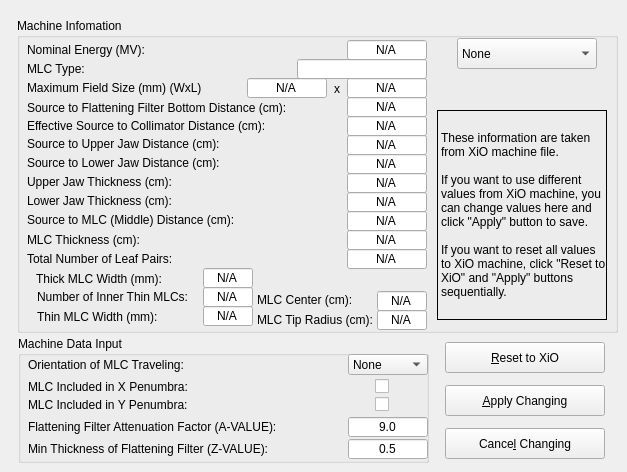
    <widget class="QWidget" name="TabPage_1">
     <attribute name="title">
      <string>Spec(&amp;1)</string>
     </attribute>
     <widget class="QPushButton" name="cancelButton">
      <property name="geometry">
       <rect>
        <x>445</x>
        <y>428</y>
        <width>160</width>
        <height>31</height>
       </rect>
      </property>
      <property name="focusPolicy">
       <enum>Qt::StrongFocus</enum>
      </property>
      <property name="text">
       <string>Cance&amp;l Changing</string>
      </property>
      <property name="shortcut">
       <string>Alt+C</string>
      </property>
     </widget>
     <widget class="QGroupBox" name="groupBoxMachineInput">
      <property name="geometry">
       <rect>
        <x>18</x>
        <y>336</y>
        <width>411</width>
        <height>127</height>
       </rect>
      </property>
      <property name="title">
       <string>Machine Data Input</string>
      </property>
      <widget class="QLabel" name="AvalLabel">
       <property name="geometry">
        <rect>
         <x>10</x>
         <y>81</y>
         <width>310</width>
         <height>20</height>
        </rect>
       </property>
       <property name="text">
        <string>Flattening Filter Attenuation Factor (A-VALUE):</string>
       </property>
       <property name="wordWrap">
        <bool>false</bool>
       </property>
      </widget>
      <widget class="QLabel" name="oMLCLabel">
       <property name="geometry">
        <rect>
         <x>10</x>
         <y>19</y>
         <width>310</width>
         <height>20</height>
        </rect>
       </property>
       <property name="text">
        <string>Orientation of MLC Traveling:</string>
       </property>
       <property name="wordWrap">
        <bool>false</bool>
       </property>
      </widget>
      <widget class="QCheckBox" name="xMLCcheckBox">
       <property name="geometry">
        <rect>
         <x>357</x>
         <y>40</y>
         <width>20</width>
         <height>21</height>
        </rect>
       </property>
       <property name="text">
        <string/>
       </property>
      </widget>
      <widget class="QComboBox" name="oMLCcomboBox">
       <property name="geometry">
        <rect>
         <x>330</x>
         <y>18</y>
         <width>80</width>
         <height>21</height>
        </rect>
       </property>
       <item>
        <property name="text">
         <string>None</string>
        </property>
       </item>
       <item>
        <property name="text">
         <string>X</string>
        </property>
       </item>
       <item>
        <property name="text">
         <string>Y</string>
        </property>
       </item>
      </widget>
      <widget class="QLineEdit" name="ZvalLineEdit">
       <property name="geometry">
        <rect>
         <x>330</x>
         <y>103</y>
         <width>80</width>
         <height>20</height>
        </rect>
       </property>
       <property name="text">
        <string>0.5</string>
       </property>
       <property name="alignment">
        <set>Qt::AlignHCenter</set>
       </property>
      </widget>
      <widget class="QLabel" name="xMLCLabel">
       <property name="geometry">
        <rect>
         <x>10</x>
         <y>41</y>
         <width>250</width>
         <height>20</height>
        </rect>
       </property>
       <property name="text">
        <string>MLC Included in X Penumbra:</string>
       </property>
       <property name="wordWrap">
        <bool>false</bool>
       </property>
      </widget>
      <widget class="QLineEdit" name="AvalLineEdit">
       <property name="geometry">
        <rect>
         <x>330</x>
         <y>81</y>
         <width>80</width>
         <height>20</height>
        </rect>
       </property>
       <property name="text">
        <string>9.0</string>
       </property>
       <property name="alignment">
        <set>Qt::AlignHCenter</set>
       </property>
      </widget>
      <widget class="QLabel" name="yMLCLabel">
       <property name="geometry">
        <rect>
         <x>10</x>
         <y>59</y>
         <width>250</width>
         <height>20</height>
        </rect>
       </property>
       <property name="text">
        <string>MLC Included in Y Penumbra:</string>
       </property>
       <property name="wordWrap">
        <bool>false</bool>
       </property>
      </widget>
      <widget class="QCheckBox" name="yMLCcheckBox">
       <property name="geometry">
        <rect>
         <x>357</x>
         <y>58</y>
         <width>20</width>
         <height>21</height>
        </rect>
       </property>
       <property name="text">
        <string/>
       </property>
      </widget>
      <widget class="QLabel" name="ZvalLabel">
       <property name="geometry">
        <rect>
         <x>10</x>
         <y>103</y>
         <width>310</width>
         <height>20</height>
        </rect>
       </property>
       <property name="text">
        <string>Min Thickness of Flattening Filter (Z-VALUE):</string>
       </property>
       <property name="wordWrap">
        <bool>false</bool>
       </property>
      </widget>
     </widget>
     <widget class="QPushButton" name="saveButton">
      <property name="geometry">
       <rect>
        <x>445</x>
        <y>385</y>
        <width>160</width>
        <height>31</height>
       </rect>
      </property>
      <property name="focusPolicy">
       <enum>Qt::TabFocus</enum>
      </property>
      <property name="text">
       <string>&amp;Apply Changing</string>
      </property>
      <property name="shortcut">
       <string>Alt+A</string>
      </property>
     </widget>
     <widget class="QGroupBox" name="groupBoxMachineInfo">
      <property name="geometry">
       <rect>
        <x>17</x>
        <y>18</y>
        <width>601</width>
        <height>315</height>
       </rect>
      </property>
      <property name="title">
       <string>Machine Infomation</string>
      </property>
      <widget class="QLabel" name="SFDLabel">
       <property name="geometry">
        <rect>
         <x>10</x>
         <y>80</y>
         <width>310</width>
         <height>20</height>
        </rect>
       </property>
       <property name="text">
        <string>Source to Flattening Filter Bottom Distance (cm):</string>
       </property>
       <property name="wordWrap">
        <bool>false</bool>
       </property>
      </widget>
      <widget class="QLineEdit" name="UJTLineEdit">
       <property name="geometry">
        <rect>
         <x>330</x>
         <y>155</y>
         <width>80</width>
         <height>20</height>
        </rect>
       </property>
       <property name="text">
        <string>N/A</string>
       </property>
       <property name="alignment">
        <set>Qt::AlignHCenter</set>
       </property>
      </widget>
      <widget class="QLabel" name="SUJDLabel">
       <property name="geometry">
        <rect>
         <x>10</x>
         <y>116</y>
         <width>310</width>
         <height>20</height>
        </rect>
       </property>
       <property name="text">
        <string>Source to Upper Jaw Distance (cm):</string>
       </property>
       <property name="wordWrap">
        <bool>false</bool>
       </property>
      </widget>
      <widget class="QLabel" name="cMLCLabel">
       <property name="geometry">
        <rect>
         <x>240</x>
         <y>272</y>
         <width>100</width>
         <height>20</height>
        </rect>
       </property>
       <property name="text">
        <string>MLC Center (cm):</string>
       </property>
       <property name="wordWrap">
        <bool>false</bool>
       </property>
      </widget>
      <widget class="QLineEdit" name="EnergyLineEdit">
       <property name="geometry">
        <rect>
         <x>330</x>
         <y>22</y>
         <width>80</width>
         <height>20</height>
        </rect>
       </property>
       <property name="text">
        <string>N/A</string>
       </property>
       <property name="alignment">
        <set>Qt::AlignHCenter</set>
       </property>
      </widget>
      <widget class="QLabel" name="MaxFSLabel">
       <property name="geometry">
        <rect>
         <x>10</x>
         <y>60</y>
         <width>200</width>
         <height>20</height>
        </rect>
       </property>
       <property name="text">
        <string>Maximum Field Size (mm) (WxL)</string>
       </property>
       <property name="wordWrap">
        <bool>false</bool>
       </property>
      </widget>
      <widget class="QLabel" name="MLCLabel">
       <property name="geometry">
        <rect>
         <x>10</x>
         <y>41</y>
         <width>130</width>
         <height>20</height>
        </rect>
       </property>
       <property name="frameShape">
        <enum>QFrame::NoFrame</enum>
       </property>
       <property name="frameShadow">
        <enum>QFrame::Plain</enum>
       </property>
       <property name="text">
        <string>MLC Type:</string>
       </property>
       <property name="wordWrap">
        <bool>false</bool>
       </property>
      </widget>
      <widget class="QLineEdit" name="LJTLineEdit">
       <property name="geometry">
        <rect>
         <x>330</x>
         <y>174</y>
         <width>80</width>
         <height>20</height>
        </rect>
       </property>
       <property name="text">
        <string>N/A</string>
       </property>
       <property name="alignment">
        <set>Qt::AlignHCenter</set>
       </property>
      </widget>
      <widget class="QLabel" name="thMLCLabel">
       <property name="geometry">
        <rect>
         <x>20</x>
         <y>288</y>
         <width>150</width>
         <height>21</height>
        </rect>
       </property>
       <property name="text">
        <string>Thin MLC Width (mm):</string>
       </property>
       <property name="wordWrap">
        <bool>false</bool>
       </property>
      </widget>
      <widget class="QLineEdit" name="rMLCLineEdit">
       <property name="geometry">
        <rect>
         <x>360</x>
         <y>292</y>
         <width>50</width>
         <height>20</height>
        </rect>
       </property>
       <property name="text">
        <string>N/A</string>
       </property>
       <property name="alignment">
        <set>Qt::AlignHCenter</set>
       </property>
      </widget>
      <widget class="QLineEdit" name="MaxFSLLineEdit">
       <property name="geometry">
        <rect>
         <x>330</x>
         <y>60</y>
         <width>80</width>
         <height>20</height>
        </rect>
       </property>
       <property name="text">
        <string>N/A</string>
       </property>
       <property name="alignment">
        <set>Qt::AlignHCenter</set>
       </property>
      </widget>
      <widget class="QLineEdit" name="iMLCLineEdit">
       <property name="geometry">
        <rect>
         <x>186</x>
         <y>269</y>
         <width>50</width>
         <height>20</height>
        </rect>
       </property>
       <property name="text">
        <string>N/A</string>
       </property>
       <property name="alignment">
        <set>Qt::AlignHCenter</set>
       </property>
      </widget>
      <widget class="QLineEdit" name="tkMLCLineEdit">
       <property name="geometry">
        <rect>
         <x>186</x>
         <y>250</y>
         <width>50</width>
         <height>20</height>
        </rect>
       </property>
       <property name="text">
        <string>N/A</string>
       </property>
       <property name="alignment">
        <set>Qt::AlignHCenter</set>
       </property>
      </widget>
      <widget class="QLineEdit" name="cMLCLineEdit">
       <property name="geometry">
        <rect>
         <x>360</x>
         <y>273</y>
         <width>50</width>
         <height>20</height>
        </rect>
       </property>
       <property name="text">
        <string>N/A</string>
       </property>
       <property name="alignment">
        <set>Qt::AlignHCenter</set>
       </property>
      </widget>
      <widget class="QLabel" name="MaxFSWLLabel">
       <property name="geometry">
        <rect>
         <x>312</x>
         <y>61</y>
         <width>16</width>
         <height>20</height>
        </rect>
       </property>
       <property name="text">
        <string>x</string>
       </property>
       <property name="alignment">
        <set>Qt::AlignCenter</set>
       </property>
       <property name="wordWrap">
        <bool>false</bool>
       </property>
      </widget>
      <widget class="QLabel" name="SMDLabel">
       <property name="geometry">
        <rect>
         <x>10</x>
         <y>192</y>
         <width>310</width>
         <height>20</height>
        </rect>
       </property>
       <property name="text">
        <string>Source to MLC (Middle) Distance (cm):</string>
       </property>
       <property name="wordWrap">
        <bool>false</bool>
       </property>
      </widget>
      <widget class="QLabel" name="SLJDLabel">
       <property name="geometry">
        <rect>
         <x>10</x>
         <y>135</y>
         <width>310</width>
         <height>20</height>
        </rect>
       </property>
       <property name="text">
        <string>Source to Lower Jaw Distance (cm):</string>
       </property>
       <property name="wordWrap">
        <bool>false</bool>
       </property>
      </widget>
      <widget class="QLineEdit" name="thMLCLineEdit">
       <property name="geometry">
        <rect>
         <x>186</x>
         <y>288</y>
         <width>50</width>
         <height>20</height>
        </rect>
       </property>
       <property name="text">
        <string>N/A</string>
       </property>
       <property name="alignment">
        <set>Qt::AlignHCenter</set>
       </property>
      </widget>
      <widget class="QLineEdit" name="ESCDLineEdit">
       <property name="geometry">
        <rect>
         <x>330</x>
         <y>98</y>
         <width>80</width>
         <height>20</height>
        </rect>
       </property>
       <property name="text">
        <string>N/A</string>
       </property>
       <property name="alignment">
        <set>Qt::AlignHCenter</set>
       </property>
      </widget>
      <widget class="QLabel" name="tkMLCLabel">
       <property name="geometry">
        <rect>
         <x>19</x>
         <y>250</y>
         <width>150</width>
         <height>21</height>
        </rect>
       </property>
       <property name="text">
        <string>Thick MLC Width (mm):</string>
       </property>
       <property name="wordWrap">
        <bool>false</bool>
       </property>
      </widget>
      <widget class="QLabel" name="NormEnergyLabel">
       <property name="geometry">
        <rect>
         <x>10</x>
         <y>22</y>
         <width>310</width>
         <height>20</height>
        </rect>
       </property>
       <property name="frameShape">
        <enum>QFrame::NoFrame</enum>
       </property>
       <property name="frameShadow">
        <enum>QFrame::Plain</enum>
       </property>
       <property name="text">
        <string>Nominal Energy (MV):</string>
       </property>
       <property name="wordWrap">
        <bool>false</bool>
       </property>
      </widget>
      <widget class="QLabel" name="UJTLabel">
       <property name="geometry">
        <rect>
         <x>10</x>
         <y>154</y>
         <width>310</width>
         <height>20</height>
        </rect>
       </property>
       <property name="text">
        <string>Upper Jaw Thickness (cm):</string>
       </property>
       <property name="wordWrap">
        <bool>false</bool>
       </property>
      </widget>
      <widget class="QLineEdit" name="SUJDLineEdit">
       <property name="geometry">
        <rect>
         <x>330</x>
         <y>117</y>
         <width>80</width>
         <height>20</height>
        </rect>
       </property>
       <property name="text">
        <string>N/A</string>
       </property>
       <property name="alignment">
        <set>Qt::AlignHCenter</set>
       </property>
      </widget>
      <widget class="QLineEdit" name="nMLCLineEdit">
       <property name="geometry">
        <rect>
         <x>330</x>
         <y>231</y>
         <width>80</width>
         <height>20</height>
        </rect>
       </property>
       <property name="text">
        <string>N/A</string>
       </property>
       <property name="alignment">
        <set>Qt::AlignHCenter</set>
       </property>
      </widget>
      <widget class="QLineEdit" name="SMDLineEdit">
       <property name="geometry">
        <rect>
         <x>330</x>
         <y>193</y>
         <width>80</width>
         <height>20</height>
        </rect>
       </property>
       <property name="text">
        <string>N/A</string>
       </property>
       <property name="alignment">
        <set>Qt::AlignHCenter</set>
       </property>
      </widget>
      <widget class="QLineEdit" name="LineEditMLCtype">
       <property name="geometry">
        <rect>
         <x>280</x>
         <y>41</y>
         <width>130</width>
         <height>20</height>
        </rect>
       </property>
       <property name="text">
        <string/>
       </property>
       <property name="alignment">
        <set>Qt::AlignHCenter</set>
       </property>
      </widget>
      <widget class="QLabel" name="ESCDLabel">
       <property name="geometry">
        <rect>
         <x>10</x>
         <y>98</y>
         <width>310</width>
         <height>20</height>
        </rect>
       </property>
       <property name="text">
        <string>Effective Source to Collimator Distance (cm):</string>
       </property>
       <property name="wordWrap">
        <bool>false</bool>
       </property>
      </widget>
      <widget class="QLabel" name="textLabelInfo">
       <property name="geometry">
        <rect>
         <x>420</x>
         <y>92</y>
         <width>170</width>
         <height>210</height>
        </rect>
       </property>
       <property name="frameShape">
        <enum>QFrame::Box</enum>
       </property>
       <property name="text">
        <string>These information are taken from XiO machine file.

If you want to use different values from XiO machine, you can change values here and click &quot;Apply&quot; button to save.

If you want to reset all values to XiO machine, click &quot;Reset to XiO&quot; and &quot;Apply&quot; buttons sequentially.</string>
       </property>
       <property name="alignment">
        <set>Qt::AlignVCenter</set>
       </property>
       <property name="wordWrap">
        <bool>true</bool>
       </property>
      </widget>
      <widget class="QLabel" name="iMLCLabel">
       <property name="geometry">
        <rect>
         <x>20</x>
         <y>269</y>
         <width>171</width>
         <height>20</height>
        </rect>
       </property>
       <property name="text">
        <string>Number of Inner Thin MLCs:</string>
       </property>
       <property name="wordWrap">
        <bool>false</bool>
       </property>
      </widget>
      <widget class="QLabel" name="LJTLabel">
       <property name="geometry">
        <rect>
         <x>10</x>
         <y>173</y>
         <width>310</width>
         <height>20</height>
        </rect>
       </property>
       <property name="text">
        <string>Lower Jaw Thickness (cm):</string>
       </property>
       <property name="wordWrap">
        <bool>false</bool>
       </property>
      </widget>
      <widget class="QLineEdit" name="MaxFSWLineEdit">
       <property name="geometry">
        <rect>
         <x>230</x>
         <y>60</y>
         <width>80</width>
         <height>20</height>
        </rect>
       </property>
       <property name="text">
        <string>N/A</string>
       </property>
       <property name="alignment">
        <set>Qt::AlignHCenter</set>
       </property>
      </widget>
      <widget class="QComboBox" name="comboBoxMLCtype">
       <property name="geometry">
        <rect>
         <x>440</x>
         <y>20</y>
         <width>140</width>
         <height>31</height>
        </rect>
       </property>
       <item>
        <property name="text">
         <string>None</string>
        </property>
       </item>
       <item>
        <property name="text">
         <string>SIMPLE-MLC</string>
        </property>
       </item>
       <item>
        <property name="text">
         <string>DBLFOCUS-MLC</string>
        </property>
       </item>
       <item>
        <property name="text">
         <string>RNDFOCUS-MLC</string>
        </property>
       </item>
       <item>
        <property name="text">
         <string>ELEKTA-MLC</string>
        </property>
       </item>
       <item>
        <property name="text">
         <string>VARIAN-MLC</string>
        </property>
       </item>
      </widget>
      <widget class="QLabel" name="tMLCLabel">
       <property name="geometry">
        <rect>
         <x>10</x>
         <y>212</y>
         <width>310</width>
         <height>20</height>
        </rect>
       </property>
       <property name="text">
        <string>MLC Thickness (cm):</string>
       </property>
       <property name="wordWrap">
        <bool>false</bool>
       </property>
      </widget>
      <widget class="QLabel" name="nMLCLabel">
       <property name="geometry">
        <rect>
         <x>10</x>
         <y>231</y>
         <width>310</width>
         <height>20</height>
        </rect>
       </property>
       <property name="text">
        <string>Total Number of Leaf Pairs:</string>
       </property>
       <property name="wordWrap">
        <bool>false</bool>
       </property>
      </widget>
      <widget class="QLineEdit" name="tMLCLineEdit">
       <property name="geometry">
        <rect>
         <x>330</x>
         <y>212</y>
         <width>80</width>
         <height>20</height>
        </rect>
       </property>
       <property name="text">
        <string>N/A</string>
       </property>
       <property name="alignment">
        <set>Qt::AlignHCenter</set>
       </property>
      </widget>
      <widget class="QLineEdit" name="SLJDLineEdit">
       <property name="geometry">
        <rect>
         <x>330</x>
         <y>136</y>
         <width>80</width>
         <height>20</height>
        </rect>
       </property>
       <property name="text">
        <string>N/A</string>
       </property>
       <property name="alignment">
        <set>Qt::AlignHCenter</set>
       </property>
      </widget>
      <widget class="QLabel" name="rMLCLabel">
       <property name="geometry">
        <rect>
         <x>240</x>
         <y>291</y>
         <width>120</width>
         <height>21</height>
        </rect>
       </property>
       <property name="text">
        <string>MLC Tip Radius (cm):</string>
       </property>
       <property name="wordWrap">
        <bool>false</bool>
       </property>
      </widget>
      <widget class="QLineEdit" name="SFDLineEdit">
       <property name="geometry">
        <rect>
         <x>330</x>
         <y>79</y>
         <width>80</width>
         <height>20</height>
        </rect>
       </property>
       <property name="text">
        <string>N/A</string>
       </property>
       <property name="alignment">
        <set>Qt::AlignHCenter</set>
       </property>
      </widget>
     </widget>
     <widget class="QPushButton" name="resetButton">
      <property name="geometry">
       <rect>
        <x>445</x>
        <y>342</y>
        <width>160</width>
        <height>31</height>
       </rect>
      </property>
      <property name="focusPolicy">
       <enum>Qt::StrongFocus</enum>
      </property>
      <property name="text">
       <string>&amp;Reset to XiO</string>
      </property>
      <property name="shortcut">
       <string>Alt+R</string>
      </property>
     </widget>
    </widget>
